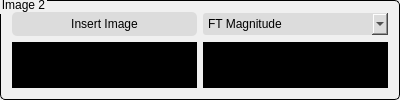
            <widget class="QGroupBox" name="groupBox_2">
             <property name="minimumSize">
              <size>
               <width>400</width>
               <height>0</height>
              </size>
             </property>
             <property name="styleSheet">
              <string notr="true">QGroupBox {
    background-color: rgb(240, 240, 240); /* Light background color */
    border: 1.2px solid rgb(0, 0, 0); /* Black border color */
    border-style: outset;
    border-radius: 5px; /* Adjusted border-radius for more pointed corners */
}

QGroupBox::title {
    subcontrol-origin: margin;
    subcontrol-position: top left;
    padding: -5px 0px 0px 0px;
    color: rgb(0, 0, 0)/* Blue text color */
}
</string>
             </property>
             <property name="title">
              <string>Image 2</string>
             </property>
             <layout class="QGridLayout" name="gridLayout_4">
              <item row="1" column="1">
               <widget class="QLabel" name="image2_component_widget">
                <property name="sizePolicy">
                 <sizepolicy hsizetype="Ignored" vsizetype="Ignored">
                  <horstretch>0</horstretch>
                  <verstretch>0</verstretch>
                 </sizepolicy>
                </property>
                <property name="styleSheet">
                 <string notr="true">background-color: rgb(0, 0, 0);</string>
                </property>
                <property name="pixmap">
                 <pixmap>placeholder.png</pixmap>
                </property>
                <property name="scaledContents">
                 <bool>true</bool>
                </property>
               </widget>
              </item>
              <item row="0" column="1">
               <widget class="QComboBox" name="image2_component_comboBox">
                <property name="minimumSize">
                 <size>
                  <width>0</width>
                  <height>22</height>
                 </size>
                </property>
                <property name="styleSheet">
                 <string notr="true">QComboBox {
    border-radius: 3px;
    background: rgb(220, 220, 220); /* Light grey background color */
}



QComboBox QAbstractItemView {
    selection-background-color: rgb(180, 180, 180); /* Lighter grey background for selected item */
    background-color: rgb(220, 220, 220); /* Light grey background color for dropdown */
    color: rgb(0, 0, 0); /* Black text color for items */
}
</string>
                </property>
                <item>
                 <property name="text">
                  <string>FT Magnitude</string>
                 </property>
                </item>
                <item>
                 <property name="text">
                  <string>FT Phase</string>
                 </property>
                </item>
                <item>
                 <property name="text">
                  <string>FT Real</string>
                 </property>
                </item>
                <item>
                 <property name="text">
                  <string>FT Imaginary</string>
                 </property>
                </item>
               </widget>
              </item>
              <item row="1" column="0">
               <widget class="QLabel" name="image2_widget">
                <property name="sizePolicy">
                 <sizepolicy hsizetype="Ignored" vsizetype="Ignored">
                  <horstretch>0</horstretch>
                  <verstretch>0</verstretch>
                 </sizepolicy>
                </property>
                <property name="styleSheet">
                 <string notr="true">background-color: rgb(0, 0, 0);</string>
                </property>
                <property name="pixmap">
                 <pixmap>placeholder.png</pixmap>
                </property>
                <property name="scaledContents">
                 <bool>true</bool>
                </property>
               </widget>
              </item>
              <item row="0" column="0">
               <widget class="QPushButton" name="insert_image2_button">
                <property name="styleSheet">
                 <string notr="true">QPushButton {
    border-radius: 5px;
    border-style: outset;
    background: rgb(220, 220, 220); /* Light grey background color */
    color: rgb(0, 0, 0); /* Black text color */
    padding: 5px 10px; /* Adjust padding as needed */
}

QPushButton:hover {
    background: rgb(180, 180, 180); /* Darker grey on hover */
}
</string>
                </property>
                <property name="text">
                 <string>Insert Image</string>
                </property>
                <property name="icon">
                 <iconset>
                  <normaloff>:/icons/Open-256.png</normaloff>:/icons/Open-256.png</iconset>
                </property>
               </widget>
              </item>
             </layout>
            </widget>
